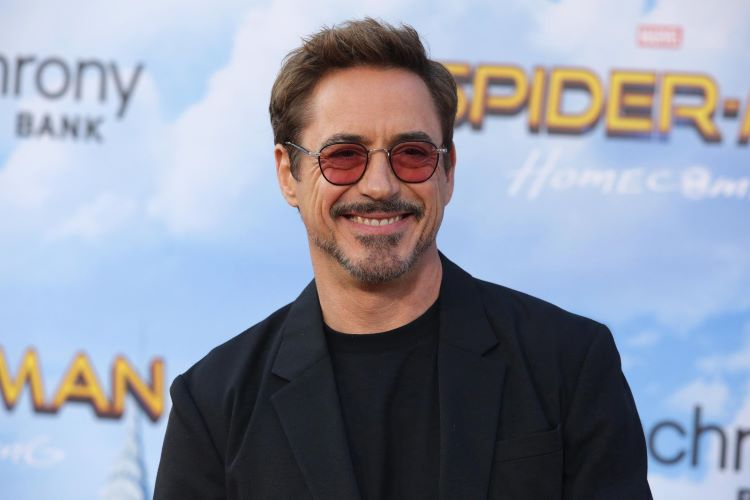
#> input picture RDJ1.jpg, 750 x 500 px
$ python Face_Detector_Image.py
#> lines starting #> are read from the running program, lines starting #| are printed output that depends on the picture; after the words box and inside, x2 and y2 are one past the last pixel; in counts of white or black regions, pixels touching at a corner belong together
import cv2
trained_face_data = cv2.CascadeClassifier('haarcascade_frontalface_default.xml')

img = cv2.imread('RDJ1.jpg')
#> img is the input picture: shape (500, 750, 3); mean B, G, R 164.6, 149.2, 143.4

grayscaled_img = cv2.cvtColor(img, cv2.COLOR_BGR2GRAY)
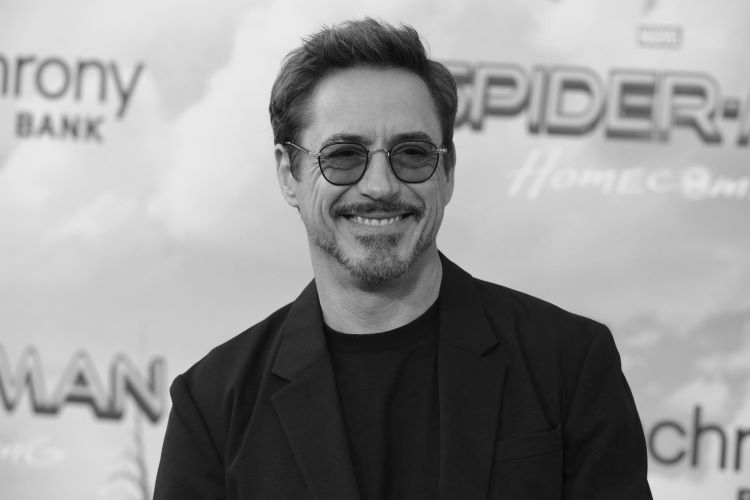
#> grayscaled_img: shape (500, 750); min 6, max 237, mean 149.2

face_coordinates = trained_face_data.detectMultiScale(grayscaled_img)
#> face_coordinates = [[273, 73, 209, 209]]

for (x, y, w, h) in face_coordinates:
    cv2.rectangle(img, (x, y), (x+w, y+h), (0, 255, 0), 3)
#> this loop made 1 pass
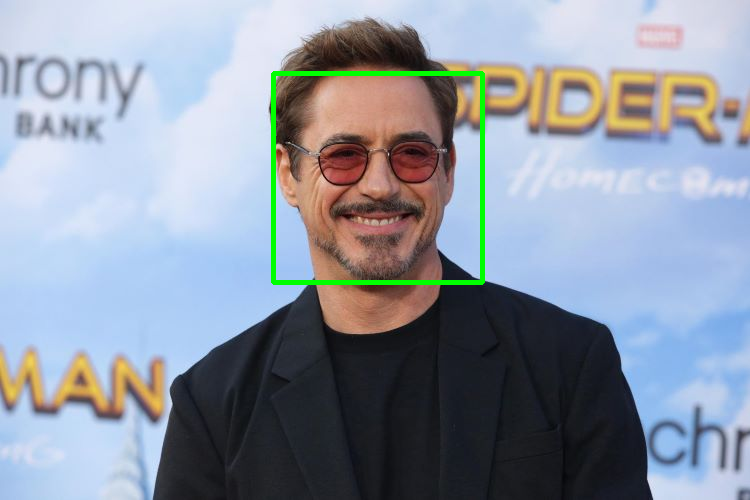
#> img: shape (500, 750, 3); 1.11% of pixels changed, all inside (x1, y1, x2, y2) = (271, 71, 485, 285)

print(face_coordinates)
#| [[273  73 209 209]]

# Displaying image
cv2.imshow('JG\'s Face Detector', img)
cv2.waitKey()

print('Code Completed')
